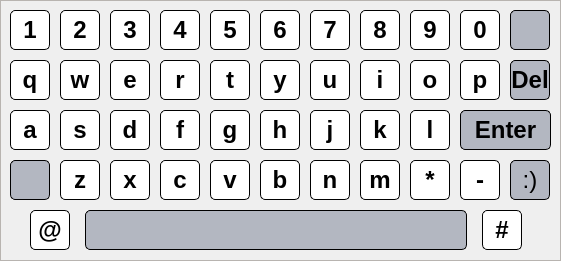
<?xml version="1.0" encoding="UTF-8"?>
<ui version="4.0">
 <class>InputWidget</class>
 <widget class="QWidget" name="InputWidget">
  <property name="geometry">
   <rect>
    <x>0</x>
    <y>0</y>
    <width>561</width>
    <height>261</height>
   </rect>
  </property>
  <property name="font">
   <font>
    <family>AR PL UKai CN</family>
    <pointsize>10</pointsize>
   </font>
  </property>
  <property name="windowTitle">
   <string>Form</string>
  </property>
  <property name="autoFillBackground">
   <bool>false</bool>
  </property>
  <widget class="QFrame" name="frame">
   <property name="geometry">
    <rect>
     <x>0</x>
     <y>0</y>
     <width>561</width>
     <height>261</height>
    </rect>
   </property>
   <property name="styleSheet">
    <string notr="true">#frame{
background-image: url(:/res/keybackground.png);
border-color: rgb(184, 180, 176);
	border-width: 1px;
	border-style: solid;
}</string>
   </property>
   <property name="frameShape">
    <enum>QFrame::StyledPanel</enum>
   </property>
   <property name="frameShadow">
    <enum>QFrame::Raised</enum>
   </property>
   <widget class="mypushbutton" name="pushButton_35">
    <property name="geometry">
     <rect>
      <x>310</x>
      <y>160</y>
      <width>40</width>
      <height>40</height>
     </rect>
    </property>
    <property name="font">
     <font>
      <pointsize>18</pointsize>
      <weight>75</weight>
      <bold>true</bold>
     </font>
    </property>
    <property name="styleSheet">
     <string notr="true">QPushButton
{color: rgb(0, 0, 0);background-color: rgb(255, 255, 255);border-color: rgb(0, 0, 0);border-width: 1px;border-style: solid;border-radius:5px;}

QPushButton:hover
{color: rgb(0, 0, 0);background-color: rgb(175, 211, 237);border-color: rgb(0, 0, 0);border-width: 1px;border-style: solid;border-radius:5px;}</string>
    </property>
    <property name="text">
     <string>n</string>
    </property>
    <property name="iconSize">
     <size>
      <width>60</width>
      <height>61</height>
     </size>
    </property>
   </widget>
   <widget class="mypushbutton" name="pushButton_5">
    <property name="geometry">
     <rect>
      <x>210</x>
      <y>10</y>
      <width>40</width>
      <height>40</height>
     </rect>
    </property>
    <property name="font">
     <font>
      <pointsize>18</pointsize>
      <weight>75</weight>
      <bold>true</bold>
     </font>
    </property>
    <property name="styleSheet">
     <string notr="true">QPushButton
{color: rgb(0, 0, 0);background-color: rgb(255, 255, 255);border-color: rgb(0, 0, 0);border-width: 1px;border-style: solid;border-radius:5px;}

QPushButton:hover
{color: rgb(0, 0, 0);background-color: rgb(175, 211, 237);border-color: rgb(0, 0, 0);border-width: 1px;border-style: solid;border-radius:5px;}</string>
    </property>
    <property name="text">
     <string>5</string>
    </property>
    <property name="iconSize">
     <size>
      <width>59</width>
      <height>60</height>
     </size>
    </property>
   </widget>
   <widget class="mypushbutton" name="pushButton_14">
    <property name="geometry">
     <rect>
      <x>160</x>
      <y>60</y>
      <width>40</width>
      <height>40</height>
     </rect>
    </property>
    <property name="font">
     <font>
      <pointsize>18</pointsize>
      <weight>75</weight>
      <bold>true</bold>
     </font>
    </property>
    <property name="styleSheet">
     <string notr="true">QPushButton
{color: rgb(0, 0, 0);background-color: rgb(255, 255, 255);border-color: rgb(0, 0, 0);border-width: 1px;border-style: solid;border-radius:5px;}

QPushButton:hover
{color: rgb(0, 0, 0);background-color: rgb(175, 211, 237);border-color: rgb(0, 0, 0);border-width: 1px;border-style: solid;border-radius:5px;}</string>
    </property>
    <property name="text">
     <string>r</string>
    </property>
    <property name="iconSize">
     <size>
      <width>59</width>
      <height>67</height>
     </size>
    </property>
   </widget>
   <widget class="mypushbutton" name="pushButton_27">
    <property name="geometry">
     <rect>
      <x>310</x>
      <y>110</y>
      <width>40</width>
      <height>40</height>
     </rect>
    </property>
    <property name="font">
     <font>
      <pointsize>18</pointsize>
      <weight>75</weight>
      <bold>true</bold>
     </font>
    </property>
    <property name="styleSheet">
     <string notr="true">QPushButton
{color: rgb(0, 0, 0);background-color: rgb(255, 255, 255);border-color: rgb(0, 0, 0);border-width: 1px;border-style: solid;border-radius:5px;}

QPushButton:hover
{color: rgb(0, 0, 0);background-color: rgb(175, 211, 237);border-color: rgb(0, 0, 0);border-width: 1px;border-style: solid;border-radius:5px;}</string>
    </property>
    <property name="text">
     <string>j</string>
    </property>
    <property name="iconSize">
     <size>
      <width>57</width>
      <height>60</height>
     </size>
    </property>
   </widget>
   <widget class="mypushbutton" name="pushButton_26">
    <property name="geometry">
     <rect>
      <x>260</x>
      <y>110</y>
      <width>40</width>
      <height>40</height>
     </rect>
    </property>
    <property name="font">
     <font>
      <pointsize>18</pointsize>
      <weight>75</weight>
      <bold>true</bold>
     </font>
    </property>
    <property name="styleSheet">
     <string notr="true">QPushButton
{color: rgb(0, 0, 0);background-color: rgb(255, 255, 255);border-color: rgb(0, 0, 0);border-width: 1px;border-style: solid;border-radius:5px;}

QPushButton:hover
{color: rgb(0, 0, 0);background-color: rgb(175, 211, 237);border-color: rgb(0, 0, 0);border-width: 1px;border-style: solid;border-radius:5px;}</string>
    </property>
    <property name="text">
     <string>h</string>
    </property>
    <property name="iconSize">
     <size>
      <width>57</width>
      <height>60</height>
     </size>
    </property>
   </widget>
   <widget class="mypushbutton" name="pushButton_33">
    <property name="geometry">
     <rect>
      <x>210</x>
      <y>160</y>
      <width>40</width>
      <height>40</height>
     </rect>
    </property>
    <property name="font">
     <font>
      <pointsize>18</pointsize>
      <weight>75</weight>
      <bold>true</bold>
     </font>
    </property>
    <property name="styleSheet">
     <string notr="true">QPushButton
{color: rgb(0, 0, 0);background-color: rgb(255, 255, 255);border-color: rgb(0, 0, 0);border-width: 1px;border-style: solid;border-radius:5px;}

QPushButton:hover
{color: rgb(0, 0, 0);background-color: rgb(175, 211, 237);border-color: rgb(0, 0, 0);border-width: 1px;border-style: solid;border-radius:5px;}</string>
    </property>
    <property name="text">
     <string>v</string>
    </property>
    <property name="iconSize">
     <size>
      <width>59</width>
      <height>61</height>
     </size>
    </property>
    <property name="autoDefault">
     <bool>true</bool>
    </property>
   </widget>
   <widget class="mypushbutton" name="pushButton_40">
    <property name="geometry">
     <rect>
      <x>482</x>
      <y>210</y>
      <width>40</width>
      <height>40</height>
     </rect>
    </property>
    <property name="font">
     <font>
      <pointsize>18</pointsize>
      <weight>75</weight>
      <bold>true</bold>
     </font>
    </property>
    <property name="styleSheet">
     <string notr="true">QPushButton
{color: rgb(0, 0, 0);background-color: rgb(255, 255, 255);border-color: rgb(0, 0, 0);border-width: 1px;border-style: solid;border-radius:5px;}

QPushButton:hover
{color: rgb(0, 0, 0);background-color: rgb(175, 211, 237);border-color: rgb(0, 0, 0);border-width: 1px;border-style: solid;border-radius:5px;}</string>
    </property>
    <property name="text">
     <string>#</string>
    </property>
    <property name="iconSize">
     <size>
      <width>60</width>
      <height>60</height>
     </size>
    </property>
   </widget>
   <widget class="mypushbutton" name="pushButton_37">
    <property name="geometry">
     <rect>
      <x>410</x>
      <y>160</y>
      <width>40</width>
      <height>40</height>
     </rect>
    </property>
    <property name="font">
     <font>
      <pointsize>18</pointsize>
      <weight>75</weight>
      <bold>true</bold>
     </font>
    </property>
    <property name="styleSheet">
     <string notr="true">QPushButton
{color: rgb(0, 0, 0);background-color: rgb(255, 255, 255);border-color: rgb(0, 0, 0);border-width: 1px;border-style: solid;border-radius:5px;}

QPushButton:hover
{color: rgb(0, 0, 0);background-color: rgb(175, 211, 237);border-color: rgb(0, 0, 0);border-width: 1px;border-style: solid;border-radius:5px;}</string>
    </property>
    <property name="text">
     <string>*</string>
    </property>
    <property name="iconSize">
     <size>
      <width>56</width>
      <height>61</height>
     </size>
    </property>
   </widget>
   <widget class="mypushbutton" name="pushButton_20">
    <property name="geometry">
     <rect>
      <x>460</x>
      <y>60</y>
      <width>40</width>
      <height>40</height>
     </rect>
    </property>
    <property name="font">
     <font>
      <pointsize>18</pointsize>
      <weight>75</weight>
      <bold>true</bold>
     </font>
    </property>
    <property name="styleSheet">
     <string notr="true">QPushButton
{color: rgb(0, 0, 0);background-color: rgb(255, 255, 255);border-color: rgb(0, 0, 0);border-width: 1px;border-style: solid;border-radius:5px;}

QPushButton:hover
{color: rgb(0, 0, 0);background-color: rgb(175, 211, 237);border-color: rgb(0, 0, 0);border-width: 1px;border-style: solid;border-radius:5px;}</string>
    </property>
    <property name="text">
     <string>p</string>
    </property>
    <property name="iconSize">
     <size>
      <width>60</width>
      <height>62</height>
     </size>
    </property>
   </widget>
   <widget class="mypushbutton" name="pushButton_2">
    <property name="geometry">
     <rect>
      <x>60</x>
      <y>10</y>
      <width>40</width>
      <height>40</height>
     </rect>
    </property>
    <property name="font">
     <font>
      <pointsize>18</pointsize>
      <weight>75</weight>
      <bold>true</bold>
     </font>
    </property>
    <property name="styleSheet">
     <string notr="true">QPushButton
{color: rgb(0, 0, 0);background-color: rgb(255, 255, 255);border-color: rgb(0, 0, 0);border-width: 1px;border-style: solid;border-radius:5px;}

QPushButton:hover
{color: rgb(0, 0, 0);background-color: rgb(175, 211, 237);border-color: rgb(0, 0, 0);border-width: 1px;border-style: solid;border-radius:5px;}</string>
    </property>
    <property name="text">
     <string>2</string>
    </property>
    <property name="iconSize">
     <size>
      <width>57</width>
      <height>60</height>
     </size>
    </property>
    <property name="flat">
     <bool>false</bool>
    </property>
   </widget>
   <widget class="mypushbutton" name="pushButton_7">
    <property name="geometry">
     <rect>
      <x>310</x>
      <y>10</y>
      <width>40</width>
      <height>40</height>
     </rect>
    </property>
    <property name="font">
     <font>
      <pointsize>18</pointsize>
      <weight>75</weight>
      <bold>true</bold>
     </font>
    </property>
    <property name="styleSheet">
     <string notr="true">QPushButton
{color: rgb(0, 0, 0);background-color: rgb(255, 255, 255);border-color: rgb(0, 0, 0);border-width: 1px;border-style: solid;border-radius:5px;}

QPushButton:hover
{color: rgb(0, 0, 0);background-color: rgb(175, 211, 237);border-color: rgb(0, 0, 0);border-width: 1px;border-style: solid;border-radius:5px;}</string>
    </property>
    <property name="text">
     <string>7</string>
    </property>
    <property name="iconSize">
     <size>
      <width>60</width>
      <height>60</height>
     </size>
    </property>
   </widget>
   <widget class="mypushbutton" name="pushButton_46">
    <property name="geometry">
     <rect>
      <x>85</x>
      <y>210</y>
      <width>382</width>
      <height>40</height>
     </rect>
    </property>
    <property name="styleSheet">
     <string notr="true">QPushButton
{color: rgb(0, 0, 0);background-color: rgb(179, 183, 193);border-color: rgb(0, 0, 0);border-width: 1px;border-style: solid;border-radius:5px;}

QPushButton:hover
{color: rgb(0, 0, 0);background-color: rgb(25, 134, 255);border-color: rgb(0, 0, 0);border-width: 1px;border-style: solid;border-radius:5px;}</string>
    </property>
    <property name="text">
     <string/>
    </property>
    <property name="iconSize">
     <size>
      <width>382</width>
      <height>60</height>
     </size>
    </property>
   </widget>
   <widget class="mypushbutton" name="pushButton_8">
    <property name="geometry">
     <rect>
      <x>360</x>
      <y>10</y>
      <width>40</width>
      <height>40</height>
     </rect>
    </property>
    <property name="font">
     <font>
      <pointsize>18</pointsize>
      <weight>75</weight>
      <bold>true</bold>
     </font>
    </property>
    <property name="styleSheet">
     <string notr="true">QPushButton
{color: rgb(0, 0, 0);background-color: rgb(255, 255, 255);border-color: rgb(0, 0, 0);border-width: 1px;border-style: solid;border-radius:5px;}

QPushButton:hover
{color: rgb(0, 0, 0);background-color: rgb(175, 211, 237);border-color: rgb(0, 0, 0);border-width: 1px;border-style: solid;border-radius:5px;}</string>
    </property>
    <property name="text">
     <string>8</string>
    </property>
    <property name="iconSize">
     <size>
      <width>57</width>
      <height>60</height>
     </size>
    </property>
   </widget>
   <widget class="mypushbutton" name="pushButton_1">
    <property name="geometry">
     <rect>
      <x>10</x>
      <y>10</y>
      <width>40</width>
      <height>40</height>
     </rect>
    </property>
    <property name="font">
     <font>
      <pointsize>18</pointsize>
      <weight>75</weight>
      <bold>true</bold>
     </font>
    </property>
    <property name="styleSheet">
     <string notr="true">QPushButton
{color: rgb(0, 0, 0);background-color: rgb(255, 255, 255);border-color: rgb(0, 0, 0);border-width: 1px;border-style: solid;border-radius:5px;}

QPushButton:hover
{color: rgb(0, 0, 0);background-color: rgb(175, 211, 237);border-color: rgb(0, 0, 0);border-width: 1px;border-style: solid;border-radius:5px;}</string>
    </property>
    <property name="text">
     <string>1</string>
    </property>
    <property name="iconSize">
     <size>
      <width>57</width>
      <height>60</height>
     </size>
    </property>
    <property name="autoDefault">
     <bool>true</bool>
    </property>
    <property name="flat">
     <bool>false</bool>
    </property>
   </widget>
   <widget class="mypushbutton" name="pushButton_10">
    <property name="geometry">
     <rect>
      <x>460</x>
      <y>10</y>
      <width>40</width>
      <height>40</height>
     </rect>
    </property>
    <property name="font">
     <font>
      <pointsize>18</pointsize>
      <weight>75</weight>
      <bold>true</bold>
     </font>
    </property>
    <property name="styleSheet">
     <string notr="true">QPushButton
{color: rgb(0, 0, 0);background-color: rgb(255, 255, 255);border-color: rgb(0, 0, 0);border-width: 1px;border-style: solid;border-radius:5px;}

QPushButton:hover
{color: rgb(0, 0, 0);background-color: rgb(175, 211, 237);border-color: rgb(0, 0, 0);border-width: 1px;border-style: solid;border-radius:5px;}</string>
    </property>
    <property name="text">
     <string>0</string>
    </property>
    <property name="iconSize">
     <size>
      <width>60</width>
      <height>60</height>
     </size>
    </property>
   </widget>
   <widget class="mypushbutton" name="pushButton_4">
    <property name="geometry">
     <rect>
      <x>160</x>
      <y>10</y>
      <width>40</width>
      <height>40</height>
     </rect>
    </property>
    <property name="font">
     <font>
      <pointsize>18</pointsize>
      <weight>75</weight>
      <bold>true</bold>
     </font>
    </property>
    <property name="styleSheet">
     <string notr="true">QPushButton
{color: rgb(0, 0, 0);background-color: rgb(255, 255, 255);border-color: rgb(0, 0, 0);border-width: 1px;border-style: solid;border-radius:5px;}

QPushButton:hover
{color: rgb(0, 0, 0);background-color: rgb(175, 211, 237);border-color: rgb(0, 0, 0);border-width: 1px;border-style: solid;border-radius:5px;}</string>
    </property>
    <property name="text">
     <string>4</string>
    </property>
    <property name="iconSize">
     <size>
      <width>59</width>
      <height>60</height>
     </size>
    </property>
   </widget>
   <widget class="mypushbutton" name="pushButton_38">
    <property name="geometry">
     <rect>
      <x>460</x>
      <y>160</y>
      <width>40</width>
      <height>40</height>
     </rect>
    </property>
    <property name="font">
     <font>
      <pointsize>18</pointsize>
      <weight>75</weight>
      <bold>true</bold>
     </font>
    </property>
    <property name="styleSheet">
     <string notr="true">QPushButton
{color: rgb(0, 0, 0);background-color: rgb(255, 255, 255);border-color: rgb(0, 0, 0);border-width: 1px;border-style: solid;border-radius:5px;}

QPushButton:hover
{color: rgb(0, 0, 0);background-color: rgb(175, 211, 237);border-color: rgb(0, 0, 0);border-width: 1px;border-style: solid;border-radius:5px;}</string>
    </property>
    <property name="text">
     <string>-</string>
    </property>
    <property name="iconSize">
     <size>
      <width>60</width>
      <height>61</height>
     </size>
    </property>
    <property name="autoDefault">
     <bool>true</bool>
    </property>
    <property name="default">
     <bool>false</bool>
    </property>
    <property name="flat">
     <bool>false</bool>
    </property>
   </widget>
   <widget class="mypushbutton" name="pushButton_39">
    <property name="geometry">
     <rect>
      <x>30</x>
      <y>210</y>
      <width>40</width>
      <height>40</height>
     </rect>
    </property>
    <property name="font">
     <font>
      <pointsize>18</pointsize>
      <weight>75</weight>
      <bold>true</bold>
     </font>
    </property>
    <property name="styleSheet">
     <string notr="true">QPushButton
{color: rgb(0, 0, 0);background-color: rgb(255, 255, 255);border-color: rgb(0, 0, 0);border-width: 1px;border-style: solid;border-radius:5px;}

QPushButton:hover
{color: rgb(0, 0, 0);background-color: rgb(175, 211, 237);border-color: rgb(0, 0, 0);border-width: 1px;border-style: solid;border-radius:5px;}</string>
    </property>
    <property name="text">
     <string>@</string>
    </property>
    <property name="iconSize">
     <size>
      <width>57</width>
      <height>60</height>
     </size>
    </property>
   </widget>
   <widget class="mypushbutton" name="pushButton_22">
    <property name="geometry">
     <rect>
      <x>60</x>
      <y>110</y>
      <width>40</width>
      <height>40</height>
     </rect>
    </property>
    <property name="font">
     <font>
      <pointsize>18</pointsize>
      <weight>75</weight>
      <bold>true</bold>
     </font>
    </property>
    <property name="styleSheet">
     <string notr="true">QPushButton
{color: rgb(0, 0, 0);background-color: rgb(255, 255, 255);border-color: rgb(0, 0, 0);border-width: 1px;border-style: solid;border-radius:5px;}

QPushButton:hover
{color: rgb(0, 0, 0);background-color: rgb(175, 211, 237);border-color: rgb(0, 0, 0);border-width: 1px;border-style: solid;border-radius:5px;}</string>
    </property>
    <property name="text">
     <string>s</string>
    </property>
    <property name="iconSize">
     <size>
      <width>57</width>
      <height>60</height>
     </size>
    </property>
   </widget>
   <widget class="mypushbutton" name="pushButton_9">
    <property name="geometry">
     <rect>
      <x>410</x>
      <y>10</y>
      <width>40</width>
      <height>40</height>
     </rect>
    </property>
    <property name="font">
     <font>
      <pointsize>18</pointsize>
      <weight>75</weight>
      <bold>true</bold>
     </font>
    </property>
    <property name="styleSheet">
     <string notr="true">QPushButton
{color: rgb(0, 0, 0);background-color: rgb(255, 255, 255);border-color: rgb(0, 0, 0);border-width: 1px;border-style: solid;border-radius:5px;}

QPushButton:hover
{color: rgb(0, 0, 0);background-color: rgb(175, 211, 237);border-color: rgb(0, 0, 0);border-width: 1px;border-style: solid;border-radius:5px;}</string>
    </property>
    <property name="text">
     <string>9</string>
    </property>
    <property name="iconSize">
     <size>
      <width>56</width>
      <height>60</height>
     </size>
    </property>
   </widget>
   <widget class="mypushbutton" name="pushButton_24">
    <property name="geometry">
     <rect>
      <x>160</x>
      <y>110</y>
      <width>40</width>
      <height>40</height>
     </rect>
    </property>
    <property name="font">
     <font>
      <pointsize>18</pointsize>
      <weight>75</weight>
      <bold>true</bold>
     </font>
    </property>
    <property name="styleSheet">
     <string notr="true">QPushButton
{color: rgb(0, 0, 0);background-color: rgb(255, 255, 255);border-color: rgb(0, 0, 0);border-width: 1px;border-style: solid;border-radius:5px;}

QPushButton:hover
{color: rgb(0, 0, 0);background-color: rgb(175, 211, 237);border-color: rgb(0, 0, 0);border-width: 1px;border-style: solid;border-radius:5px;}</string>
    </property>
    <property name="text">
     <string>f</string>
    </property>
    <property name="iconSize">
     <size>
      <width>58</width>
      <height>60</height>
     </size>
    </property>
   </widget>
   <widget class="mypushbutton" name="pushButton_17">
    <property name="geometry">
     <rect>
      <x>310</x>
      <y>60</y>
      <width>40</width>
      <height>40</height>
     </rect>
    </property>
    <property name="font">
     <font>
      <pointsize>18</pointsize>
      <weight>75</weight>
      <bold>true</bold>
     </font>
    </property>
    <property name="styleSheet">
     <string notr="true">QPushButton
{color: rgb(0, 0, 0);background-color: rgb(255, 255, 255);border-color: rgb(0, 0, 0);border-width: 1px;border-style: solid;border-radius:5px;}

QPushButton:hover
{color: rgb(0, 0, 0);background-color: rgb(175, 211, 237);border-color: rgb(0, 0, 0);border-width: 1px;border-style: solid;border-radius:5px;}</string>
    </property>
    <property name="text">
     <string>u</string>
    </property>
    <property name="iconSize">
     <size>
      <width>60</width>
      <height>67</height>
     </size>
    </property>
   </widget>
   <widget class="mypushbutton" name="pushButton_25">
    <property name="geometry">
     <rect>
      <x>210</x>
      <y>110</y>
      <width>40</width>
      <height>40</height>
     </rect>
    </property>
    <property name="font">
     <font>
      <pointsize>18</pointsize>
      <weight>75</weight>
      <bold>true</bold>
     </font>
    </property>
    <property name="styleSheet">
     <string notr="true">QPushButton
{color: rgb(0, 0, 0);background-color: rgb(255, 255, 255);border-color: rgb(0, 0, 0);border-width: 1px;border-style: solid;border-radius:5px;}

QPushButton:hover
{color: rgb(0, 0, 0);background-color: rgb(175, 211, 237);border-color: rgb(0, 0, 0);border-width: 1px;border-style: solid;border-radius:5px;}</string>
    </property>
    <property name="text">
     <string>g</string>
    </property>
    <property name="iconSize">
     <size>
      <width>58</width>
      <height>60</height>
     </size>
    </property>
   </widget>
   <widget class="mypushbutton" name="pushButton_34">
    <property name="geometry">
     <rect>
      <x>260</x>
      <y>160</y>
      <width>40</width>
      <height>40</height>
     </rect>
    </property>
    <property name="font">
     <font>
      <pointsize>18</pointsize>
      <weight>75</weight>
      <bold>true</bold>
     </font>
    </property>
    <property name="styleSheet">
     <string notr="true">QPushButton
{color: rgb(0, 0, 0);background-color: rgb(255, 255, 255);border-color: rgb(0, 0, 0);border-width: 1px;border-style: solid;border-radius:5px;}

QPushButton:hover
{color: rgb(0, 0, 0);background-color: rgb(175, 211, 237);border-color: rgb(0, 0, 0);border-width: 1px;border-style: solid;border-radius:5px;}</string>
    </property>
    <property name="text">
     <string>b</string>
    </property>
    <property name="iconSize">
     <size>
      <width>56</width>
      <height>61</height>
     </size>
    </property>
   </widget>
   <widget class="mypushbutton" name="pushButton_42">
    <property name="geometry">
     <rect>
      <x>510</x>
      <y>60</y>
      <width>40</width>
      <height>40</height>
     </rect>
    </property>
    <property name="font">
     <font>
      <pointsize>18</pointsize>
      <weight>75</weight>
      <bold>true</bold>
     </font>
    </property>
    <property name="styleSheet">
     <string notr="true">QPushButton
{color: rgb(0, 0, 0);background-color: rgb(179, 183, 193);border-color: rgb(0, 0, 0);border-width: 1px;border-style: solid;border-radius:5px;}

QPushButton:hover
{color: rgb(0, 0, 0);background-color: rgb(25, 134, 255);border-color: rgb(0, 0, 0);border-width: 1px;border-style: solid;border-radius:5px;}</string>
    </property>
    <property name="text">
     <string>Del</string>
    </property>
    <property name="iconSize">
     <size>
      <width>58</width>
      <height>67</height>
     </size>
    </property>
   </widget>
   <widget class="mypushbutton" name="pushButton_18">
    <property name="geometry">
     <rect>
      <x>360</x>
      <y>60</y>
      <width>40</width>
      <height>40</height>
     </rect>
    </property>
    <property name="font">
     <font>
      <pointsize>18</pointsize>
      <weight>75</weight>
      <bold>true</bold>
     </font>
    </property>
    <property name="styleSheet">
     <string notr="true">QPushButton
{color: rgb(0, 0, 0);background-color: rgb(255, 255, 255);border-color: rgb(0, 0, 0);border-width: 1px;border-style: solid;border-radius:5px;}

QPushButton:hover
{color: rgb(0, 0, 0);background-color: rgb(175, 211, 237);border-color: rgb(0, 0, 0);border-width: 1px;border-style: solid;border-radius:5px;}</string>
    </property>
    <property name="text">
     <string>i</string>
    </property>
    <property name="iconSize">
     <size>
      <width>57</width>
      <height>67</height>
     </size>
    </property>
   </widget>
   <widget class="mypushbutton" name="pushButton_43">
    <property name="geometry">
     <rect>
      <x>460</x>
      <y>110</y>
      <width>91</width>
      <height>40</height>
     </rect>
    </property>
    <property name="font">
     <font>
      <pointsize>18</pointsize>
      <weight>75</weight>
      <bold>true</bold>
     </font>
    </property>
    <property name="styleSheet">
     <string notr="true">QPushButton
{color: rgb(0, 0, 0);background-color: rgb(179, 183, 193);border-color: rgb(0, 0, 0);border-width: 1px;border-style: solid;border-radius:5px;}

QPushButton:hover
{color: rgb(0, 0, 0);background-color: rgb(25, 134, 255);border-color: rgb(0, 0, 0);border-width: 1px;border-style: solid;border-radius:5px;}</string>
    </property>
    <property name="text">
     <string>Enter</string>
    </property>
    <property name="iconSize">
     <size>
      <width>104</width>
      <height>60</height>
     </size>
    </property>
   </widget>
   <widget class="mypushbutton" name="pushButton_6">
    <property name="geometry">
     <rect>
      <x>260</x>
      <y>10</y>
      <width>40</width>
      <height>40</height>
     </rect>
    </property>
    <property name="font">
     <font>
      <pointsize>18</pointsize>
      <weight>75</weight>
      <bold>true</bold>
     </font>
    </property>
    <property name="styleSheet">
     <string notr="true">QPushButton
{color: rgb(0, 0, 0);background-color: rgb(255, 255, 255);border-color: rgb(0, 0, 0);border-width: 1px;border-style: solid;border-radius:5px;}

QPushButton:hover
{color: rgb(0, 0, 0);background-color: rgb(175, 211, 237);border-color: rgb(0, 0, 0);border-width: 1px;border-style: solid;border-radius:5px;}</string>
    </property>
    <property name="text">
     <string>6</string>
    </property>
    <property name="iconSize">
     <size>
      <width>56</width>
      <height>60</height>
     </size>
    </property>
   </widget>
   <widget class="mypushbutton" name="pushButton_30">
    <property name="geometry">
     <rect>
      <x>60</x>
      <y>160</y>
      <width>40</width>
      <height>40</height>
     </rect>
    </property>
    <property name="font">
     <font>
      <pointsize>18</pointsize>
      <weight>75</weight>
      <bold>true</bold>
     </font>
    </property>
    <property name="styleSheet">
     <string notr="true">QPushButton
{color: rgb(0, 0, 0);background-color: rgb(255, 255, 255);border-color: rgb(0, 0, 0);border-width: 1px;border-style: solid;border-radius:5px;}

QPushButton:hover
{color: rgb(0, 0, 0);background-color: rgb(175, 211, 237);border-color: rgb(0, 0, 0);border-width: 1px;border-style: solid;border-radius:5px;}</string>
    </property>
    <property name="text">
     <string>z</string>
    </property>
    <property name="iconSize">
     <size>
      <width>57</width>
      <height>61</height>
     </size>
    </property>
   </widget>
   <widget class="mypushbutton" name="pushButton_16">
    <property name="geometry">
     <rect>
      <x>260</x>
      <y>60</y>
      <width>40</width>
      <height>40</height>
     </rect>
    </property>
    <property name="font">
     <font>
      <pointsize>18</pointsize>
      <weight>75</weight>
      <bold>true</bold>
     </font>
    </property>
    <property name="styleSheet">
     <string notr="true">QPushButton
{color: rgb(0, 0, 0);background-color: rgb(255, 255, 255);border-color: rgb(0, 0, 0);border-width: 1px;border-style: solid;border-radius:5px;}

QPushButton:hover
{color: rgb(0, 0, 0);background-color: rgb(175, 211, 237);border-color: rgb(0, 0, 0);border-width: 1px;border-style: solid;border-radius:5px;}</string>
    </property>
    <property name="text">
     <string>y</string>
    </property>
    <property name="iconSize">
     <size>
      <width>56</width>
      <height>67</height>
     </size>
    </property>
   </widget>
   <widget class="mypushbutton" name="pushButton_32">
    <property name="geometry">
     <rect>
      <x>160</x>
      <y>160</y>
      <width>40</width>
      <height>40</height>
     </rect>
    </property>
    <property name="font">
     <font>
      <pointsize>18</pointsize>
      <weight>75</weight>
      <bold>true</bold>
     </font>
    </property>
    <property name="styleSheet">
     <string notr="true">QPushButton
{color: rgb(0, 0, 0);background-color: rgb(255, 255, 255);border-color: rgb(0, 0, 0);border-width: 1px;border-style: solid;border-radius:5px;}

QPushButton:hover
{color: rgb(0, 0, 0);background-color: rgb(175, 211, 237);border-color: rgb(0, 0, 0);border-width: 1px;border-style: solid;border-radius:5px;}</string>
    </property>
    <property name="text">
     <string>c</string>
    </property>
    <property name="iconSize">
     <size>
      <width>59</width>
      <height>61</height>
     </size>
    </property>
   </widget>
   <widget class="mypushbutton" name="pushButton_44">
    <property name="geometry">
     <rect>
      <x>10</x>
      <y>160</y>
      <width>40</width>
      <height>40</height>
     </rect>
    </property>
    <property name="styleSheet">
     <string notr="true">QPushButton
{color: rgb(0, 0, 0);background-color: rgb(179, 183, 193);border-color: rgb(0, 0, 0);border-width: 1px;border-style: solid;border-radius:5px;}

QPushButton:hover
{color: rgb(0, 0, 0);background-color: rgb(25, 134, 255);border-color: rgb(0, 0, 0);border-width: 1px;border-style: solid;border-radius:5px;}</string>
    </property>
    <property name="text">
     <string/>
    </property>
    <property name="icon">
     <iconset resource="monitorClient_Yunda.qrc">
      <normaloff>:/res/shiftSmall.png</normaloff>:/res/shiftSmall.png</iconset>
    </property>
    <property name="iconSize">
     <size>
      <width>57</width>
      <height>61</height>
     </size>
    </property>
   </widget>
   <widget class="mypushbutton" name="pushButton_19">
    <property name="geometry">
     <rect>
      <x>410</x>
      <y>60</y>
      <width>40</width>
      <height>40</height>
     </rect>
    </property>
    <property name="font">
     <font>
      <pointsize>18</pointsize>
      <weight>75</weight>
      <bold>true</bold>
     </font>
    </property>
    <property name="styleSheet">
     <string notr="true">QPushButton
{color: rgb(0, 0, 0);background-color: rgb(255, 255, 255);border-color: rgb(0, 0, 0);border-width: 1px;border-style: solid;border-radius:5px;}

QPushButton:hover
{color: rgb(0, 0, 0);background-color: rgb(175, 211, 237);border-color: rgb(0, 0, 0);border-width: 1px;border-style: solid;border-radius:5px;}</string>
    </property>
    <property name="text">
     <string>o</string>
    </property>
    <property name="iconSize">
     <size>
      <width>56</width>
      <height>67</height>
     </size>
    </property>
   </widget>
   <widget class="mypushbutton" name="pushButton_45">
    <property name="geometry">
     <rect>
      <x>510</x>
      <y>160</y>
      <width>40</width>
      <height>40</height>
     </rect>
    </property>
    <property name="font">
     <font>
      <pointsize>18</pointsize>
     </font>
    </property>
    <property name="styleSheet">
     <string notr="true">QPushButton
{color: rgb(0, 0, 0);background-color: rgb(179, 183, 193);border-color: rgb(0, 0, 0);border-width: 1px;border-style: solid;border-radius:5px;}

QPushButton:hover
{color: rgb(0, 0, 0);background-color: rgb(25, 134, 255);border-color: rgb(0, 0, 0);border-width: 1px;border-style: solid;border-radius:5px;}</string>
    </property>
    <property name="text">
     <string>:)</string>
    </property>
    <property name="iconSize">
     <size>
      <width>58</width>
      <height>61</height>
     </size>
    </property>
   </widget>
   <widget class="mypushbutton" name="pushButton_23">
    <property name="geometry">
     <rect>
      <x>110</x>
      <y>110</y>
      <width>40</width>
      <height>40</height>
     </rect>
    </property>
    <property name="font">
     <font>
      <pointsize>18</pointsize>
      <weight>75</weight>
      <bold>true</bold>
     </font>
    </property>
    <property name="styleSheet">
     <string notr="true">QPushButton
{color: rgb(0, 0, 0);background-color: rgb(255, 255, 255);border-color: rgb(0, 0, 0);border-width: 1px;border-style: solid;border-radius:5px;}

QPushButton:hover
{color: rgb(0, 0, 0);background-color: rgb(175, 211, 237);border-color: rgb(0, 0, 0);border-width: 1px;border-style: solid;border-radius:5px;}</string>
    </property>
    <property name="text">
     <string>d</string>
    </property>
    <property name="iconSize">
     <size>
      <width>57</width>
      <height>60</height>
     </size>
    </property>
   </widget>
   <widget class="mypushbutton" name="pushButton_15">
    <property name="geometry">
     <rect>
      <x>210</x>
      <y>60</y>
      <width>40</width>
      <height>40</height>
     </rect>
    </property>
    <property name="font">
     <font>
      <pointsize>18</pointsize>
      <weight>75</weight>
      <bold>true</bold>
     </font>
    </property>
    <property name="styleSheet">
     <string notr="true">QPushButton
{color: rgb(0, 0, 0);background-color: rgb(255, 255, 255);border-color: rgb(0, 0, 0);border-width: 1px;border-style: solid;border-radius:5px;}

QPushButton:hover
{color: rgb(0, 0, 0);background-color: rgb(175, 211, 237);border-color: rgb(0, 0, 0);border-width: 1px;border-style: solid;border-radius:5px;}</string>
    </property>
    <property name="text">
     <string>t</string>
    </property>
    <property name="iconSize">
     <size>
      <width>59</width>
      <height>67</height>
     </size>
    </property>
   </widget>
   <widget class="mypushbutton" name="pushButton_3">
    <property name="geometry">
     <rect>
      <x>110</x>
      <y>10</y>
      <width>40</width>
      <height>40</height>
     </rect>
    </property>
    <property name="font">
     <font>
      <pointsize>18</pointsize>
      <weight>75</weight>
      <bold>true</bold>
     </font>
    </property>
    <property name="styleSheet">
     <string notr="true">QPushButton
{color: rgb(0, 0, 0);background-color: rgb(255, 255, 255);border-color: rgb(0, 0, 0);border-width: 1px;border-style: solid;border-radius:5px;}

QPushButton:hover
{color: rgb(0, 0, 0);background-color: rgb(175, 211, 237);border-color: rgb(0, 0, 0);border-width: 1px;border-style: solid;border-radius:5px;}</string>
    </property>
    <property name="text">
     <string>3</string>
    </property>
    <property name="iconSize">
     <size>
      <width>57</width>
      <height>60</height>
     </size>
    </property>
   </widget>
   <widget class="mypushbutton" name="pushButton_41">
    <property name="geometry">
     <rect>
      <x>510</x>
      <y>10</y>
      <width>40</width>
      <height>40</height>
     </rect>
    </property>
    <property name="focusPolicy">
     <enum>Qt::StrongFocus</enum>
    </property>
    <property name="styleSheet">
     <string notr="true">QPushButton
{color: rgb(0, 0, 0);background-color: rgb(179, 183, 193);border-color: rgb(0, 0, 0);border-width: 1px;border-style: solid;border-radius:5px;}

QPushButton:hover
{color: rgb(0, 0, 0);background-color: rgb(25, 134, 255);border-color: rgb(0, 0, 0);border-width: 1px;border-style: solid;border-radius:5px;}</string>
    </property>
    <property name="text">
     <string/>
    </property>
    <property name="icon">
     <iconset resource="monitorClient_Yunda.qrc">
      <normaloff>:/res/clear.png</normaloff>:/res/clear.png</iconset>
    </property>
    <property name="iconSize">
     <size>
      <width>58</width>
      <height>60</height>
     </size>
    </property>
   </widget>
   <widget class="mypushbutton" name="pushButton_36">
    <property name="geometry">
     <rect>
      <x>360</x>
      <y>160</y>
      <width>40</width>
      <height>40</height>
     </rect>
    </property>
    <property name="font">
     <font>
      <pointsize>18</pointsize>
      <weight>75</weight>
      <bold>true</bold>
     </font>
    </property>
    <property name="styleSheet">
     <string notr="true">QPushButton
{color: rgb(0, 0, 0);background-color: rgb(255, 255, 255);border-color: rgb(0, 0, 0);border-width: 1px;border-style: solid;border-radius:5px;}

QPushButton:hover
{color: rgb(0, 0, 0);background-color: rgb(175, 211, 237);border-color: rgb(0, 0, 0);border-width: 1px;border-style: solid;border-radius:5px;}</string>
    </property>
    <property name="text">
     <string>m</string>
    </property>
    <property name="iconSize">
     <size>
      <width>57</width>
      <height>61</height>
     </size>
    </property>
   </widget>
   <widget class="mypushbutton" name="pushButton_13">
    <property name="geometry">
     <rect>
      <x>110</x>
      <y>60</y>
      <width>40</width>
      <height>40</height>
     </rect>
    </property>
    <property name="font">
     <font>
      <pointsize>18</pointsize>
      <weight>75</weight>
      <bold>true</bold>
     </font>
    </property>
    <property name="styleSheet">
     <string notr="true">QPushButton
{color: rgb(0, 0, 0);background-color: rgb(255, 255, 255);border-color: rgb(0, 0, 0);border-width: 1px;border-style: solid;border-radius:5px;}

QPushButton:hover
{color: rgb(0, 0, 0);background-color: rgb(175, 211, 237);border-color: rgb(0, 0, 0);border-width: 1px;border-style: solid;border-radius:5px;}</string>
    </property>
    <property name="text">
     <string>e</string>
    </property>
    <property name="iconSize">
     <size>
      <width>57</width>
      <height>67</height>
     </size>
    </property>
   </widget>
   <widget class="mypushbutton" name="pushButton_21">
    <property name="geometry">
     <rect>
      <x>10</x>
      <y>110</y>
      <width>40</width>
      <height>40</height>
     </rect>
    </property>
    <property name="font">
     <font>
      <pointsize>18</pointsize>
      <weight>75</weight>
      <bold>true</bold>
     </font>
    </property>
    <property name="styleSheet">
     <string notr="true">QPushButton
{color: rgb(0, 0, 0);background-color: rgb(255, 255, 255);border-color: rgb(0, 0, 0);border-width: 1px;border-style: solid;border-radius:5px;}

QPushButton:hover
{color: rgb(0, 0, 0);background-color: rgb(175, 211, 237);border-color: rgb(0, 0, 0);border-width: 1px;border-style: solid;border-radius:5px;}</string>
    </property>
    <property name="text">
     <string>a</string>
    </property>
    <property name="iconSize">
     <size>
      <width>57</width>
      <height>60</height>
     </size>
    </property>
   </widget>
   <widget class="mypushbutton" name="pushButton_12">
    <property name="geometry">
     <rect>
      <x>60</x>
      <y>60</y>
      <width>40</width>
      <height>40</height>
     </rect>
    </property>
    <property name="font">
     <font>
      <pointsize>18</pointsize>
      <weight>75</weight>
      <bold>true</bold>
     </font>
    </property>
    <property name="styleSheet">
     <string notr="true">QPushButton
{color: rgb(0, 0, 0);background-color: rgb(255, 255, 255);border-color: rgb(0, 0, 0);border-width: 1px;border-style: solid;border-radius:5px;}

QPushButton:hover
{color: rgb(0, 0, 0);background-color: rgb(175, 211, 237);border-color: rgb(0, 0, 0);border-width: 1px;border-style: solid;border-radius:5px;}</string>
    </property>
    <property name="text">
     <string>w</string>
    </property>
    <property name="iconSize">
     <size>
      <width>57</width>
      <height>67</height>
     </size>
    </property>
   </widget>
   <widget class="mypushbutton" name="pushButton_31">
    <property name="geometry">
     <rect>
      <x>110</x>
      <y>160</y>
      <width>40</width>
      <height>40</height>
     </rect>
    </property>
    <property name="font">
     <font>
      <pointsize>18</pointsize>
      <weight>75</weight>
      <bold>true</bold>
     </font>
    </property>
    <property name="styleSheet">
     <string notr="true">QPushButton
{color: rgb(0, 0, 0);background-color: rgb(255, 255, 255);border-color: rgb(0, 0, 0);border-width: 1px;border-style: solid;border-radius:5px;}

QPushButton:hover
{color: rgb(0, 0, 0);background-color: rgb(175, 211, 237);border-color: rgb(0, 0, 0);border-width: 1px;border-style: solid;border-radius:5px;}</string>
    </property>
    <property name="text">
     <string>x</string>
    </property>
    <property name="iconSize">
     <size>
      <width>57</width>
      <height>61</height>
     </size>
    </property>
   </widget>
   <widget class="mypushbutton" name="pushButton_11">
    <property name="geometry">
     <rect>
      <x>10</x>
      <y>60</y>
      <width>40</width>
      <height>40</height>
     </rect>
    </property>
    <property name="font">
     <font>
      <pointsize>18</pointsize>
      <weight>75</weight>
      <bold>true</bold>
     </font>
    </property>
    <property name="styleSheet">
     <string notr="true">QPushButton
{color: rgb(0, 0, 0);background-color: rgb(255, 255, 255);border-color: rgb(0, 0, 0);border-width: 1px;border-style: solid;border-radius:5px;}

QPushButton:hover
{color: rgb(0, 0, 0);background-color: rgb(175, 211, 237);border-color: rgb(0, 0, 0);border-width: 1px;border-style: solid;border-radius:5px;}</string>
    </property>
    <property name="text">
     <string>q</string>
    </property>
    <property name="iconSize">
     <size>
      <width>57</width>
      <height>67</height>
     </size>
    </property>
   </widget>
   <widget class="mypushbutton" name="pushButton_29">
    <property name="geometry">
     <rect>
      <x>410</x>
      <y>110</y>
      <width>40</width>
      <height>40</height>
     </rect>
    </property>
    <property name="font">
     <font>
      <pointsize>18</pointsize>
      <weight>75</weight>
      <bold>true</bold>
     </font>
    </property>
    <property name="styleSheet">
     <string notr="true">QPushButton
{color: rgb(0, 0, 0);background-color: rgb(255, 255, 255);border-color: rgb(0, 0, 0);border-width: 1px;border-style: solid;border-radius:5px;}

QPushButton:hover
{color: rgb(0, 0, 0);background-color: rgb(175, 211, 237);border-color: rgb(0, 0, 0);border-width: 1px;border-style: solid;border-radius:5px;}</string>
    </property>
    <property name="text">
     <string>l</string>
    </property>
    <property name="iconSize">
     <size>
      <width>56</width>
      <height>60</height>
     </size>
    </property>
   </widget>
   <widget class="mypushbutton" name="pushButton_28">
    <property name="geometry">
     <rect>
      <x>360</x>
      <y>110</y>
      <width>40</width>
      <height>40</height>
     </rect>
    </property>
    <property name="font">
     <font>
      <pointsize>18</pointsize>
      <weight>75</weight>
      <bold>true</bold>
     </font>
    </property>
    <property name="styleSheet">
     <string notr="true">QPushButton
{color: rgb(0, 0, 0);background-color: rgb(255, 255, 255);border-color: rgb(0, 0, 0);border-width: 1px;border-style: solid;border-radius:5px;}

QPushButton:hover
{color: rgb(0, 0, 0);background-color: rgb(175, 211, 237);border-color: rgb(0, 0, 0);border-width: 1px;border-style: solid;border-radius:5px;}</string>
    </property>
    <property name="text">
     <string>k</string>
    </property>
    <property name="iconSize">
     <size>
      <width>57</width>
      <height>60</height>
     </size>
    </property>
   </widget>
  </widget>
 </widget>
 <customwidgets>
  <customwidget>
   <class>mypushbutton</class>
   <extends>QPushButton</extends>
   <header location="global">mypushbutton.h</header>
  </customwidget>
 </customwidgets>
 <resources>
  <include location="monitorClient_Yunda.qrc"/>
 </resources>
 <connections/>
</ui>
